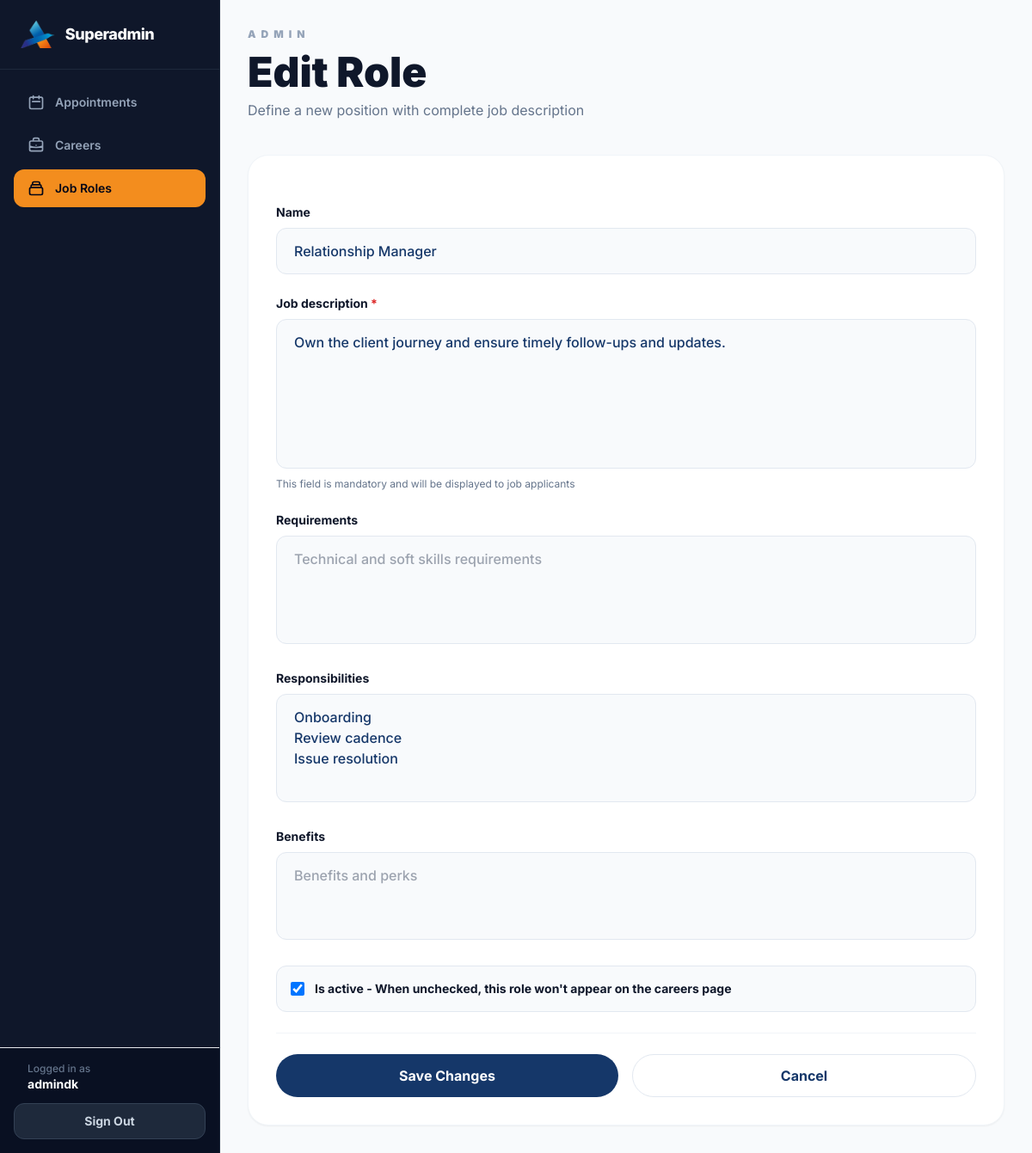
/superadmin/roles/2/edit/ (signed in), run on the app's committed database.
### leads/models.py (models this page shows, shortened)
class Role(models.Model):
    name = models.CharField(max_length=100, unique=True)
    job_description = models.TextField(help_text="Complete job description (mandatory)")
    requirements = models.TextField(blank=True, help_text="Technical and soft skills requirements")
    responsibilities = models.TextField(blank=True, help_text="Key responsibilities")
    benefits = models.TextField(blank=True, help_text="Benefits and perks")
    is_active = models.BooleanField(default=True, help_text="If unchecked, this role won't appear on careers page")
    created_at = models.DateTimeField(auto_now_add=True)
    updated_at = models.DateTimeField(auto_now=True)
    class Meta:
        ordering = ['-created_at']

### leads/views.py (the view)
# urls.py: path('superadmin/roles/<int:pk>/edit/', views.role_edit, name='role_edit'),
@login_required(login_url='applications_login')
def role_edit(request, pk):
    role = get_object_or_404(Role, pk=pk)
    if request.method == 'POST':
        form = RoleForm(request.POST, instance=role)
        if form.is_valid():
            form.save()
            return redirect('role_detail', pk=role.pk)
    else:
        form = RoleForm(instance=role)
    return render(
        request,
        'leads/role_form.html',
        {'form': form, 'action': 'Edit', 'role': role}
    )

### templates/leads/role_form.html (shortened to what this page needs)
{% extends 'leads/superadmin_base.html' %}
{% block superadmin_content %}
<div class="max-w-4xl mx-auto">
        <div class="mb-10">
            <p class="text-xs font-black uppercase tracking-[0.5em] text-slate-400">Admin</p>
            <h1 class="text-3xl md:text-5xl font-black text-slate-900 mt-3">{{ action }} Role</h1>
            <p class="text-slate-500 mt-2">Define a new position with complete job description</p>
        </div>
        <div class="bg-white border border-slate-100 rounded-3xl p-8 shadow-sm">
            <form method="POST" class="space-y-6">
                <div>
                    <label for="{{ form.name.id_for_label }}" class="block text-sm font-bold text-slate-900 mb-2">
                        {{ form.name.label }}
                    </label>
                    {{ form.name }}
                </div>
                <div>
                    <label for="{{ form.job_description.id_for_label }}" class="block text-sm font-bold text-slate-900 mb-2">
                        {{ form.job_description.label }} <span class="text-red-600">*</span>
                    </label>
                    {{ form.job_description }}
                    <p class="text-xs text-slate-500 mt-1">This field is mandatory and will be displayed to job applicants</p>
                </div>
                <div>
                    <label for="{{ form.requirements.id_for_label }}" class="block text-sm font-bold text-slate-900 mb-2">
                        {{ form.requirements.label }}
                    </label>
                    {{ form.requirements }}
                </div>
                <div>
                    <label for="{{ form.responsibilities.id_for_label }}" class="block text-sm font-bold text-slate-900 mb-2">
                        {{ form.responsibilities.label }}
                    </label>
                    {{ form.responsibilities }}
                </div>
                <div>
                    <label for="{{ form.benefits.id_for_label }}" class="block text-sm font-bold text-slate-900 mb-2">
                        {{ form.benefits.label }}
                    </label>
                    {{ form.benefits }}
                </div>
                <div class="flex items-center gap-3 bg-slate-50 border border-slate-200 rounded-xl p-4">
                    {{ form.is_active }}
                    <label for="{{ form.is_active.id_for_label }}" class="text-sm font-bold text-slate-900 cursor-pointer">
                        {{ form.is_active.label }} - When unchecked, this role won't appear on the careers page
                    </label>
                </div>
                <div class="flex gap-4 pt-6 border-t border-slate-100">
                    <button type="submit" class="flex-1 px-6 py-3 rounded-full bg-brand-navy text-white font-bold hover:bg-brand-yellow transition-all">
                        {% if action == 'Create' %}Create Role{% else %}Save Changes{% endif %}
                    </button>
                    <a href="{% if role %}{% url 'role_detail' role.pk %}{% else %}{% url 'roles_list' %}{% endif %}" class="flex-1 px-6 py-3 rounded-full border border-slate-200 text-brand-navy font-bold hover:border-brand-yellow transition-all text-center">
                        Cancel
                    </a>
                </div>
            </form>
        </div>
    </div>
</div>
{% endblock %}

### templates/leads/superadmin_base.html (shortened to what this page needs)
{% load static %}
<!DOCTYPE html>
<html lang="en" class="h-full bg-slate-50">
<head>
    <script src="https://cdn.tailwindcss.com"></script>
</head>
<body class="h-full antialiased text-slate-900">
    <div class="flex h-full overflow-hidden">
        <aside class="hidden md:flex md:w-64 md:flex-col bg-slate-900 text-slate-300 border-r border-slate-800 justify-between shrink-0">
            <div>
                <div class="p-6 border-b border-slate-800">
                    <a href="{% url 'home' %}" class="flex items-center gap-3">
                        <img src="{% static 'images/logo-mark.png' %}" alt="Addwise Logo" class="h-8 w-auto">
                        <span class="font-extrabold text-white text-lg tracking-tight">Superadmin</span>
                    </a>
                </div>
                <nav class="p-4 space-y-1.5">
                    <a href="{% url 'appointments_list' %}" class="flex items-center gap-3 px-4 py-3 rounded-xl text-sm font-semibold transition-all {% if 'appointment' in request.path %}bg-brand-yellow text-slate-950 font-bold{% else %}text-slate-400 hover:bg-slate-800 hover:text-white{% endif %}">
                        <svg class="w-5 h-5" fill="none" stroke="currentColor" stroke-width="2" viewBox="0 0 24 24">
                            <path stroke-linecap="round" stroke-linejoin="round" d="M8 7V3m8 4V3m-9 8h10M5 21h14a2 2 0 002-2V7a2 2 0 00-2-2H5a2 2 0 00-2 2v12a2 2 0 002 2z"/>
                        </svg>
                        Appointments
                    </a>
                    <a href="{% url 'applications_list' %}" class="flex items-center gap-3 px-4 py-3 rounded-xl text-sm font-semibold transition-all {% if 'application' in request.path %}bg-brand-yellow text-slate-950 font-bold{% else %}text-slate-400 hover:bg-slate-800 hover:text-white{% endif %}">
                        Careers
                    </a>
                    <a href="{% url 'roles_list' %}" class="flex items-center gap-3 px-4 py-3 rounded-xl text-sm font-semibold transition-all {% if 'role' in request.path %}bg-brand-yellow text-slate-950 font-bold{% else %}text-slate-400 hover:bg-slate-800 hover:text-white{% endif %}">
                        <svg class="w-5 h-5" fill="none" stroke="currentColor" stroke-width="2" viewBox="0 0 24 24">
                            <path stroke-linecap="round" stroke-linejoin="round" d="M19 11H5m14 0a2 2 0 012 2v6a2 2 0 01-2 2H5a2 2 0 01-2-2v-6a2 2 0 012-2m14 0V9a2 2 0 00-2-2M5 11V9a2 2 0 012-2m0 0V5a2 2 0 012-2h6a2 2 0 012 2v2M7 7h10"/>
                        </svg>
                        Job Roles
                    </a>
                </nav>
            </div>
            <div class="p-4 border-t border-slate-850 bg-slate-950/40">
                <div class="px-4 mb-3">
                    <div class="text-xs text-slate-500 font-medium">Logged in as</div>
                    <div class="text-sm font-bold text-white truncate">{{ request.user.username }}</div>
                </div>
                <form method="post" action="{% url 'superadmin_logout' %}">
                    <button type="submit" class="w-full flex items-center justify-center gap-2 px-4 py-2.5 rounded-xl text-sm font-bold bg-slate-800 border border-slate-700 text-slate-300 hover:bg-red-950 hover:text-red-200 hover:border-red-900 transition-all">
                        Sign Out
                    </button>
                </form>
            </div>
        </aside>
        <div class="flex-1 flex flex-col overflow-hidden">
            <main class="flex-1 overflow-y-auto bg-slate-50 focus:outline-none p-4 md:p-8">
                {% block superadmin_content %}{% endblock %}
        </div>
</body>
</html>

### templates/leads/superadmin_base.html (style rules this page uses)
body { font-family: 'Inter', sans-serif; }

### data on the page
Role: name "Relationship Manager", job_description "Own the client journey and ensure timely follow-ups and updates.", responsibilities "Onboarding Review cadence Issue resolution", is_active "☑"

### other printed values
{{ request.user.username }} "admindk"
{{ action }} "Edit"
